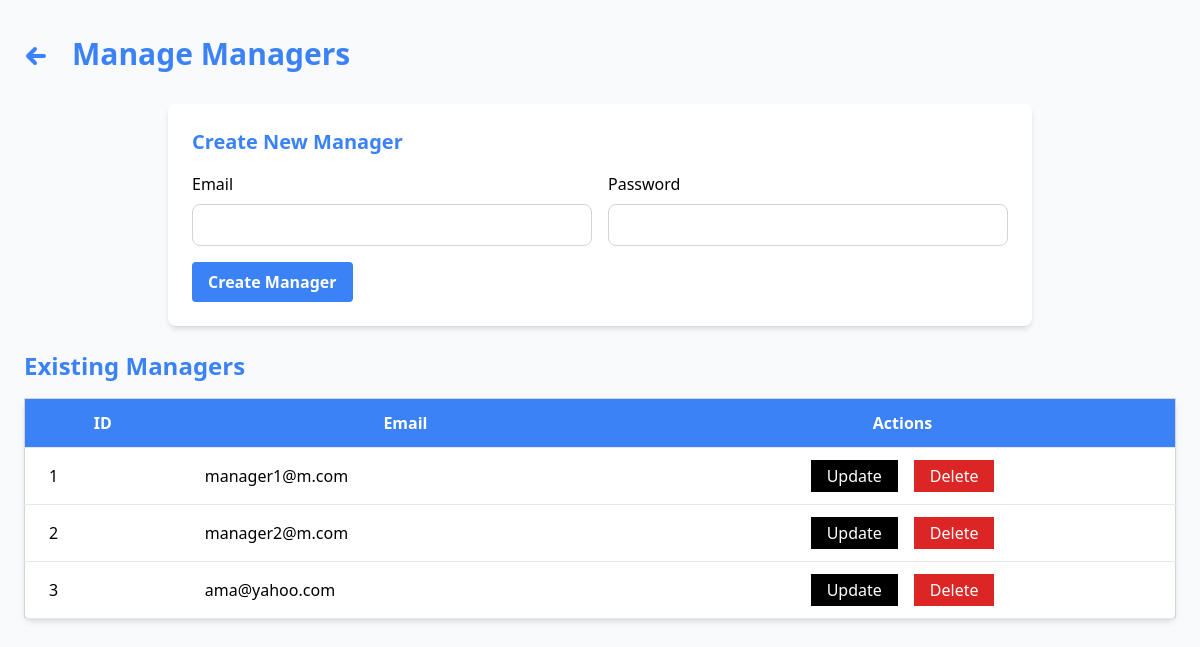
Screenshot of /admin/managers.php with the database file from the repository.
### tables this page shows
CREATE TABLE IF NOT EXISTS `managers` (
  `id` int NOT NULL AUTO_INCREMENT,
  `username` varchar(50) NOT NULL,
  `password` varchar(255) NOT NULL,
  PRIMARY KEY (`id`)
);

### admin/managers.php (the view, shortened to what this page needs)
<?php
include '../config/database.php';
$sql = "SELECT * FROM managers";
$result = $conn->query($sql);
?>
<!DOCTYPE html>
<html lang="en">
<head>
    <script src="https://cdn.tailwindcss.com"></script>
</head>
<body class="bg-gray-50">
<div class="flex">
    <div class="flex-grow p-6">
        <div class="flex items-center space-x-4 py-3 mb-5">
            <a href="admindashboard.php" class="flex items-center text-blue-500 hover:text-blue-700 text-2xl font-bold">
                <svg xmlns="http://www.w3.org/2000/svg" viewBox="0 0 24 24" fill="none" stroke="currentColor" class="h-6 w-6 mr-2 mt-1">
                    <path stroke-linecap="round" stroke-linejoin="round" stroke-width="4" d="M11 19l-7-7 7-7M4 12h16" />
                </svg>
            </a>
            <h1 class="text-3xl font-bold text-blue-500">Manage Managers</h1>
        </div>
        <div class="flex items-center justify-center">
            <form action="managers.php" method="POST" class="bg-white p-6 rounded-lg shadow-md mb-6 w-3/4" id="manager-form">
                <h3 id="form-title" class="text-xl font-semibold mb-4 text-blue-500"><?php echo isset($manager) ? "Update Manager" : "Create New Manager"; ?></h3>
                <div class="grid grid-cols-2 gap-4">
                    <div>
                        <label for="username" class="block mb-2">Email</label>
                        <input type="email" name="username" id="username" required class="w-full p-2 border border-gray-300 rounded-lg" value="<?php echo isset($manager) ? $manager['username'] : ''; ?>">
                    </div>
                    <div>
                        <label for="password" class="block mb-2">Password</label>
                        <input type="password" name="password" id="password" required class="w-full p-2 border border-gray-300 rounded-lg" value="<?php echo isset($manager) ? $manager['password'] : ''; ?>">
                    </div>
                </div>
                <button type="submit" id="submit-btn" name="<?php echo isset($manager) ? 'update' : 'create'; ?>" class="text-white px-4 py-2 rounded bg-blue-500 font-semibold mt-4 hover:bg-blue-600"><?php echo isset($manager) ? 'Update Manager' : 'Create Manager'; ?></button>
            </form>
        </div>
        <h3 class="text-2xl font-bold text-blue-500 mb-4">Existing Managers</h3>
        <table class="min-w-full bg-white border border-gray-300 rounded-lg shadow-md">
            <thead>
                <tr class="bg-blue-500">
                    <th class="px-6 py-3 border-b text-white">ID</th>
                    <th class="px-6 py-3 border-b text-white">Email</th>
                    <th class="px-6 py-3 border-b text-white">Actions</th>
                </tr>
            </thead>
            <tbody>
                <?php while ($row = $result->fetch_assoc()): ?>
                <tr>
                    <td class="px-6 py-3 border-b"><?php echo $row['id']; ?></td>
                    <td class="px-6 py-3 border-b"><?php echo $row['username']; ?></td>
                    <td class="px-6 py-3 border-b">
                        <div class="flex justify-center space-x-4">
                            <a href="managers.php?id=<?php echo $row['id']; ?>" class="bg-black text-white px-4 py-1 hover:bg-gray-600">Update</a>
								<form action="managers.php" method="POST" class="inline-block" onsubmit="return confirmDelete();">
    								<button type="submit" name="delete" class="bg-red-600 text-white px-4 py-1 hover:bg-red-500">Delete</button>
								</form>
						</div>
                    </td>
                </tr>
                <?php endwhile; ?>
            </tbody>
        </table>
    </div>
</div>
</body>
</html>

### rows the page displays
managers: id "1", username "manager1@m.com"
managers: id "2", username "manager2@m.com"
managers: id "3", username "ama@yahoo.com"
